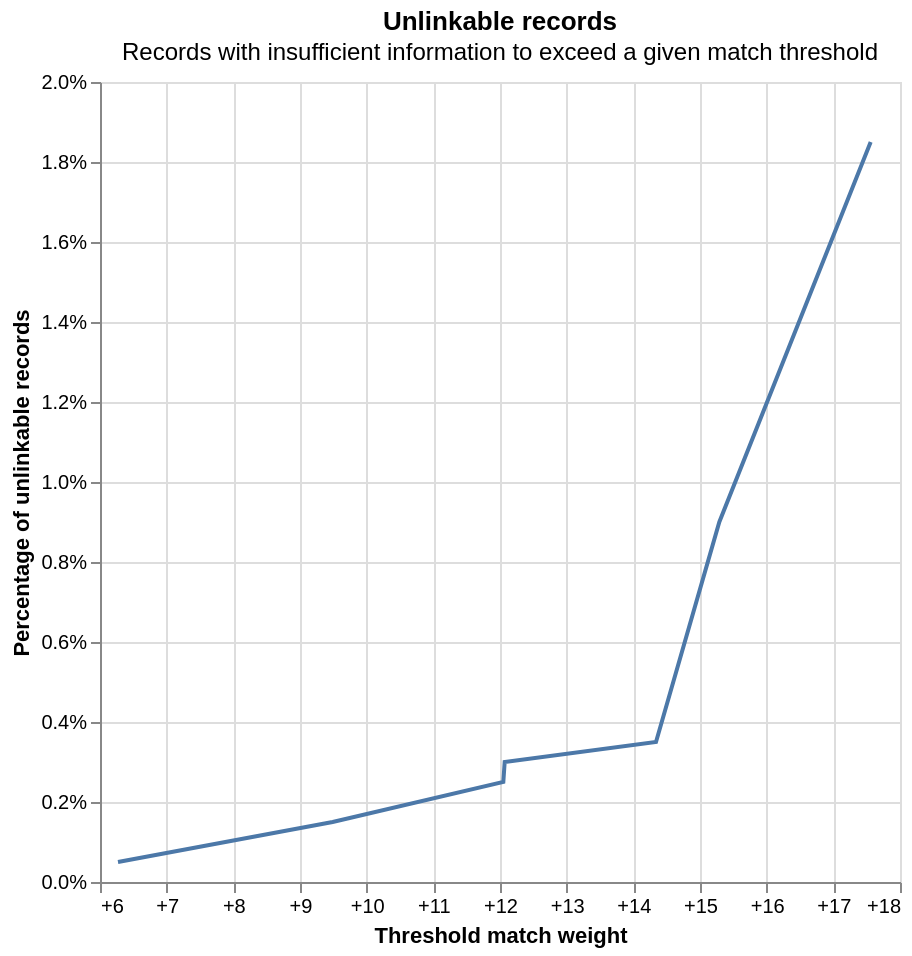

This figure's notebook cell:
### Code cell
#NEXT STEPS ARE TO ASSESS THE LINKAGE QUALITY

# Step 16: Visualize model parameters

linker.evaluation.unlinkables_chart()

### Figure 1 — Vega-Lite specification as saved in the notebook (floating-point values rounded to 4 significant figures)
{"config": {"view": {"continuousWidth": 400, "continuousHeight": 300}}, "layer": [{"mark": {"type": "line"}, "encoding": {"x": {"axis": {"format": "+", "title": "Threshold match weight"}, "field": "match_weight", "type": "quantitative"}, "y": {"axis": {"format": "%", "title": "Percentage of unlinkable records"}, "field": "cum_prop", "type": "quantitative"}}}, {"mark": {"type": "point"}, "encoding": {"opacity": {"condition": {"param": "x_match_weight_y_cum_prop_coords_of_mouse", "value": 1, "empty": false}, "value": 0}, "tooltip": [{"field": "match_weight", "format": "+.5", "title": "Match weight", "type": "quantitative"}, {"field": "match_probability", "format": ".5", "title": "Match probability", "type": "quantitative"}, {"field": "cum_prop", "format": ".3%", "title": "Proportion of unlinkable records", "type": "quantitative"}], "x": {"axis": {"title": "Threshold match weight"}, "field": "match_weight", "type": "quantitative"}, "y": {"axis": {"format": "%", "title": "Percentage of unlinkable records"}, "field": "cum_prop", "type": "quantitative"}}, "name": "mouse_coords"}, {"mark": {"type": "rule", "color": "gray"}, "encoding": {"x": {"field": "match_weight", "type": "quantitative"}}, "transform": [{"filter": {"param": "x_match_weight_y_cum_prop_coords_of_mouse", "empty": false}}]}, {"mark": {"type": "rule", "color": "gray"}, "encoding": {"y": {"field": "cum_prop", "type": "quantitative"}}, "transform": [{"filter": {"param": "x_match_weight_y_cum_prop_coords_of_mouse", "empty": false}}]}], "data": {"name": "data-f212eecc20c0a192a168cb1fb62bee19"}, "height": 400, "params": [{"name": "x_match_weight_y_cum_prop_coords_of_mouse", "select": {"type": "point", "fields": ["match_weight", "cum_prop"], "nearest": true, "on": "mouseover"}, "views": ["mouse_coords"]}], "title": {"text": "Unlinkable records", "subtitle": "Records with insufficient information to exceed a given match threshold"}, "width": 400, "$schema": "https://vega.github.io/schema/vega-lite/v5.9.3.json", "datasets": {"data-f212eecc20c0a192a168cb1fb62bee19": [{"match_weight": 6.27, "match_probability": 0.9872, "prop": 0.0005, "cum_prop": 0.0005}, {"match_weight": 9.49, "match_probability": 0.9986, "prop": 0.001, "cum_prop": 0.0015}, {"match_weight": 12.05, "match_probability": 0.9998, "prop": 0.001, "cum_prop": 0.0025}, {"match_weight": 12.07, "match_probability": 0.9998, "prop": 0.0005, "cum_prop": 0.003}, {"match_weight": 14.34, "match_probability": 1.0, "prop": 0.0005, "cum_prop": 0.0035}, {"match_weight": 15.29, "match_probability": 1.0, "prop": 0.0055, "cum_prop": 0.009}, {"match_weight": 17.56, "match_probability": 1.0, "prop": 0.0095, "cum_prop": 0.0185}]}}
